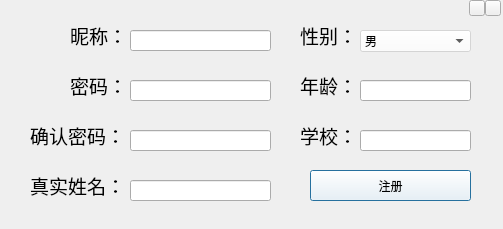
<?xml version="1.0" encoding="UTF-8"?>
<ui version="4.0">
 <class>RegisterWindow</class>
 <widget class="QDialog" name="RegisterWindow">
  <property name="geometry">
   <rect>
    <x>0</x>
    <y>0</y>
    <width>503</width>
    <height>229</height>
   </rect>
  </property>
  <property name="windowTitle">
   <string>注册</string>
  </property>
  <widget class="QLabel" name="label">
   <property name="geometry">
    <rect>
     <x>70</x>
     <y>20</y>
     <width>51</width>
     <height>31</height>
    </rect>
   </property>
   <property name="font">
    <font>
     <family>楷体</family>
     <pointsize>14</pointsize>
    </font>
   </property>
   <property name="text">
    <string>昵称：</string>
   </property>
  </widget>
  <widget class="QLabel" name="label_2">
   <property name="geometry">
    <rect>
     <x>70</x>
     <y>70</y>
     <width>51</width>
     <height>31</height>
    </rect>
   </property>
   <property name="font">
    <font>
     <family>楷体</family>
     <pointsize>14</pointsize>
    </font>
   </property>
   <property name="text">
    <string>密码：</string>
   </property>
  </widget>
  <widget class="QLabel" name="label_3">
   <property name="geometry">
    <rect>
     <x>30</x>
     <y>120</y>
     <width>111</width>
     <height>31</height>
    </rect>
   </property>
   <property name="font">
    <font>
     <family>楷体</family>
     <pointsize>14</pointsize>
    </font>
   </property>
   <property name="text">
    <string>确认密码：</string>
   </property>
  </widget>
  <widget class="QLabel" name="label_4">
   <property name="geometry">
    <rect>
     <x>30</x>
     <y>170</y>
     <width>91</width>
     <height>31</height>
    </rect>
   </property>
   <property name="font">
    <font>
     <family>楷体</family>
     <pointsize>14</pointsize>
    </font>
   </property>
   <property name="text">
    <string>真实姓名：</string>
   </property>
  </widget>
  <widget class="QLabel" name="label_5">
   <property name="geometry">
    <rect>
     <x>300</x>
     <y>70</y>
     <width>61</width>
     <height>31</height>
    </rect>
   </property>
   <property name="font">
    <font>
     <family>楷体</family>
     <pointsize>14</pointsize>
    </font>
   </property>
   <property name="text">
    <string>年龄：</string>
   </property>
  </widget>
  <widget class="QLabel" name="label_6">
   <property name="geometry">
    <rect>
     <x>300</x>
     <y>120</y>
     <width>61</width>
     <height>31</height>
    </rect>
   </property>
   <property name="font">
    <font>
     <family>楷体</family>
     <pointsize>14</pointsize>
    </font>
   </property>
   <property name="text">
    <string>学校：</string>
   </property>
  </widget>
  <widget class="QLineEdit" name="nicknameLineEdit">
   <property name="geometry">
    <rect>
     <x>130</x>
     <y>30</y>
     <width>141</width>
     <height>21</height>
    </rect>
   </property>
  </widget>
  <widget class="QLineEdit" name="passwdLineEdit">
   <property name="geometry">
    <rect>
     <x>130</x>
     <y>80</y>
     <width>141</width>
     <height>21</height>
    </rect>
   </property>
   <property name="echoMode">
    <enum>QLineEdit::Password</enum>
   </property>
  </widget>
  <widget class="QLineEdit" name="confirmPassLineEdit">
   <property name="geometry">
    <rect>
     <x>130</x>
     <y>130</y>
     <width>141</width>
     <height>21</height>
    </rect>
   </property>
   <property name="echoMode">
    <enum>QLineEdit::Password</enum>
   </property>
  </widget>
  <widget class="QLineEdit" name="truenameLineEdit">
   <property name="geometry">
    <rect>
     <x>130</x>
     <y>180</y>
     <width>141</width>
     <height>21</height>
    </rect>
   </property>
  </widget>
  <widget class="QLineEdit" name="ageLineEdit">
   <property name="geometry">
    <rect>
     <x>360</x>
     <y>80</y>
     <width>111</width>
     <height>21</height>
    </rect>
   </property>
  </widget>
  <widget class="QLineEdit" name="schoolLineEdit">
   <property name="geometry">
    <rect>
     <x>360</x>
     <y>130</y>
     <width>111</width>
     <height>21</height>
    </rect>
   </property>
  </widget>
  <widget class="QPushButton" name="registerButton">
   <property name="geometry">
    <rect>
     <x>310</x>
     <y>170</y>
     <width>161</width>
     <height>31</height>
    </rect>
   </property>
   <property name="styleSheet">
    <string notr="true">background-color:rgba(255,255,255,130)</string>
   </property>
   <property name="text">
    <string>注册</string>
   </property>
  </widget>
  <widget class="QLabel" name="label_7">
   <property name="geometry">
    <rect>
     <x>300</x>
     <y>20</y>
     <width>61</width>
     <height>31</height>
    </rect>
   </property>
   <property name="font">
    <font>
     <family>楷体</family>
     <pointsize>14</pointsize>
    </font>
   </property>
   <property name="text">
    <string>性别：</string>
   </property>
  </widget>
  <widget class="QComboBox" name="sexComboBox">
   <property name="geometry">
    <rect>
     <x>360</x>
     <y>30</y>
     <width>111</width>
     <height>22</height>
    </rect>
   </property>
   <property name="styleSheet">
    <string notr="true">background-color:rgba(255,255,255,130)</string>
   </property>
   <item>
    <property name="text">
     <string>男</string>
    </property>
   </item>
   <item>
    <property name="text">
     <string>女</string>
    </property>
   </item>
  </widget>
  <widget class="QPushButton" name="minButton">
   <property name="geometry">
    <rect>
     <x>469</x>
     <y>0</y>
     <width>16</width>
     <height>16</height>
    </rect>
   </property>
   <property name="text">
    <string/>
   </property>
  </widget>
  <widget class="QPushButton" name="closeButton">
   <property name="geometry">
    <rect>
     <x>485</x>
     <y>0</y>
     <width>16</width>
     <height>16</height>
    </rect>
   </property>
   <property name="text">
    <string/>
   </property>
  </widget>
  <widget class="QLabel" name="passwdStatusLabel">
   <property name="geometry">
    <rect>
     <x>130</x>
     <y>105</y>
     <width>141</width>
     <height>20</height>
    </rect>
   </property>
   <property name="font">
    <font>
     <family>楷体</family>
     <pointsize>10</pointsize>
    </font>
   </property>
   <property name="text">
    <string/>
   </property>
  </widget>
  <widget class="QLabel" name="regStatusLabel">
   <property name="geometry">
    <rect>
     <x>90</x>
     <y>210</y>
     <width>351</width>
     <height>20</height>
    </rect>
   </property>
   <property name="font">
    <font>
     <family>楷体</family>
     <pointsize>12</pointsize>
    </font>
   </property>
   <property name="text">
    <string/>
   </property>
  </widget>
 </widget>
 <resources/>
 <connections>
  <connection>
   <sender>minButton</sender>
   <signal>clicked()</signal>
   <receiver>RegisterWindow</receiver>
   <slot>showMinimized()</slot>
   <hints>
    <hint type="sourcelabel">
     <x>470</x>
     <y>10</y>
    </hint>
    <hint type="destinationlabel">
     <x>347</x>
     <y>4</y>
    </hint>
   </hints>
  </connection>
 </connections>
</ui>
